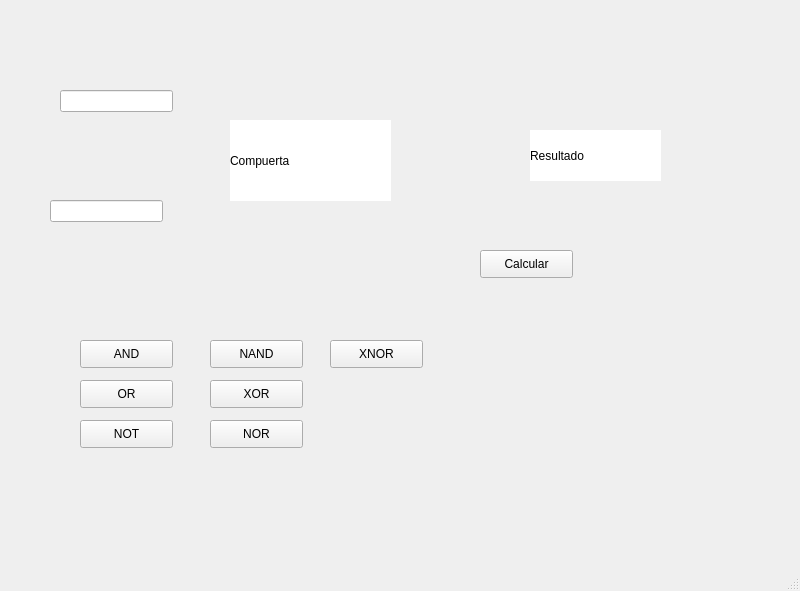
<?xml version="1.0" encoding="UTF-8"?>
<ui version="4.0">
 <class>MainWindow</class>
 <widget class="QMainWindow" name="MainWindow">
  <property name="geometry">
   <rect>
    <x>0</x>
    <y>0</y>
    <width>800</width>
    <height>591</height>
   </rect>
  </property>
  <property name="windowTitle">
   <string>MainWindow</string>
  </property>
  <widget class="QWidget" name="centralwidget">
   <widget class="QLineEdit" name="lineEdit">
    <property name="geometry">
     <rect>
      <x>60</x>
      <y>90</y>
      <width>113</width>
      <height>22</height>
     </rect>
    </property>
   </widget>
   <widget class="QLineEdit" name="lineEdit_2">
    <property name="geometry">
     <rect>
      <x>50</x>
      <y>200</y>
      <width>113</width>
      <height>22</height>
     </rect>
    </property>
   </widget>
   <widget class="QLabel" name="label">
    <property name="geometry">
     <rect>
      <x>230</x>
      <y>120</y>
      <width>161</width>
      <height>81</height>
     </rect>
    </property>
    <property name="styleSheet">
     <string notr="true">background-color: rgb(255, 255, 255);</string>
    </property>
    <property name="text">
     <string>Compuerta</string>
    </property>
   </widget>
   <widget class="QLabel" name="label_2">
    <property name="geometry">
     <rect>
      <x>530</x>
      <y>130</y>
      <width>131</width>
      <height>51</height>
     </rect>
    </property>
    <property name="styleSheet">
     <string notr="true">background-color: rgb(255, 255, 255);</string>
    </property>
    <property name="text">
     <string>Resultado</string>
    </property>
   </widget>
   <widget class="QPushButton" name="btn_and">
    <property name="geometry">
     <rect>
      <x>80</x>
      <y>340</y>
      <width>93</width>
      <height>28</height>
     </rect>
    </property>
    <property name="text">
     <string>AND</string>
    </property>
   </widget>
   <widget class="QPushButton" name="btn_or">
    <property name="geometry">
     <rect>
      <x>80</x>
      <y>380</y>
      <width>93</width>
      <height>28</height>
     </rect>
    </property>
    <property name="text">
     <string>OR</string>
    </property>
   </widget>
   <widget class="QPushButton" name="btn_not">
    <property name="geometry">
     <rect>
      <x>80</x>
      <y>420</y>
      <width>93</width>
      <height>28</height>
     </rect>
    </property>
    <property name="text">
     <string>NOT</string>
    </property>
   </widget>
   <widget class="QPushButton" name="btn_nand">
    <property name="geometry">
     <rect>
      <x>210</x>
      <y>340</y>
      <width>93</width>
      <height>28</height>
     </rect>
    </property>
    <property name="text">
     <string>NAND</string>
    </property>
   </widget>
   <widget class="QPushButton" name="btn_nor">
    <property name="geometry">
     <rect>
      <x>210</x>
      <y>420</y>
      <width>93</width>
      <height>28</height>
     </rect>
    </property>
    <property name="text">
     <string>NOR</string>
    </property>
   </widget>
   <widget class="QPushButton" name="btn_xor">
    <property name="geometry">
     <rect>
      <x>210</x>
      <y>380</y>
      <width>93</width>
      <height>28</height>
     </rect>
    </property>
    <property name="text">
     <string>XOR</string>
    </property>
   </widget>
   <widget class="QPushButton" name="btn_xnor">
    <property name="geometry">
     <rect>
      <x>330</x>
      <y>340</y>
      <width>93</width>
      <height>28</height>
     </rect>
    </property>
    <property name="text">
     <string>XNOR</string>
    </property>
   </widget>
   <widget class="QPushButton" name="pushButton">
    <property name="geometry">
     <rect>
      <x>480</x>
      <y>250</y>
      <width>93</width>
      <height>28</height>
     </rect>
    </property>
    <property name="text">
     <string>Calcular</string>
    </property>
   </widget>
  </widget>
  <widget class="QMenuBar" name="menubar">
   <property name="geometry">
    <rect>
     <x>0</x>
     <y>0</y>
     <width>800</width>
     <height>26</height>
    </rect>
   </property>
  </widget>
  <widget class="QStatusBar" name="statusbar"/>
 </widget>
 <resources/>
 <connections/>
</ui>
